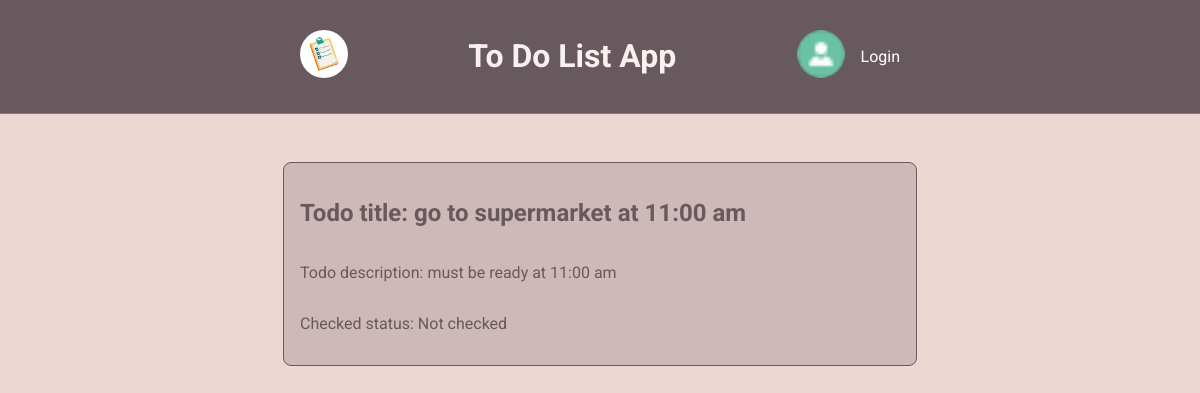
Screenshot of /todoshow/16/ with the database file from the repository.
### base/models.py (models this page shows, shortened)
class Todo(models.Model):
    user=models.ForeignKey(User, on_delete=models.CASCADE)
    title=models.CharField(max_length=200)
    description=models.TextField()
    checked=models.BooleanField(default=False ,null=False, blank=False)
    created=models.DateTimeField(auto_now=True)
    updated=models.DateTimeField(auto_now_add=True)
    class Meta:
        ordering=['-updated','-created']

### base/views.py (the view)
# urls.py: path('todoshow/<str:pk>/', views.showTodo, name='todo-show'),
def showTodo(request,pk):
    todo= Todo.objects.get(id=pk)
    context={'todo':todo}
    return render(request, 'base/todo_show.html',context)

### base/templates/base/todo_show.html
{% extends 'base/main.html' %} {% block content %}
<div class="card">
  <h2>Todo title: {{todo.title}}</h2>
  <p>Todo description: {{todo.description}}</p>
  {% if todo.checked %}
  <p>Checked status: Checked</p>
  {% else %}
  <p>Checked status: Not checked</p>
  {% endif %}
</div>
{% endblock content %}

### static/styles/main.css (style rules this page uses)
body { margin: 0; background-color: #eed6d3; display: flex; flex-direction: column; justify-content: center; align-items: center; font-family: "Roboto", sans-serif; scroll-behavior: smooth; box-sizing: border-box; overflow-x: hidden; }
.card { margin-top: 1rem; width: 50%; padding: 1rem; display: flex; flex-direction: column; justify-content: flex-start; align-items: flex-start; border-radius: 0.5rem; background-color: #cfb8b8; border: 1px solid #67595e; color: #67595e; }

### rows the page displays
Todo: title "go to supermarket at 11:00 am", description "must be ready at 11:00 am"
